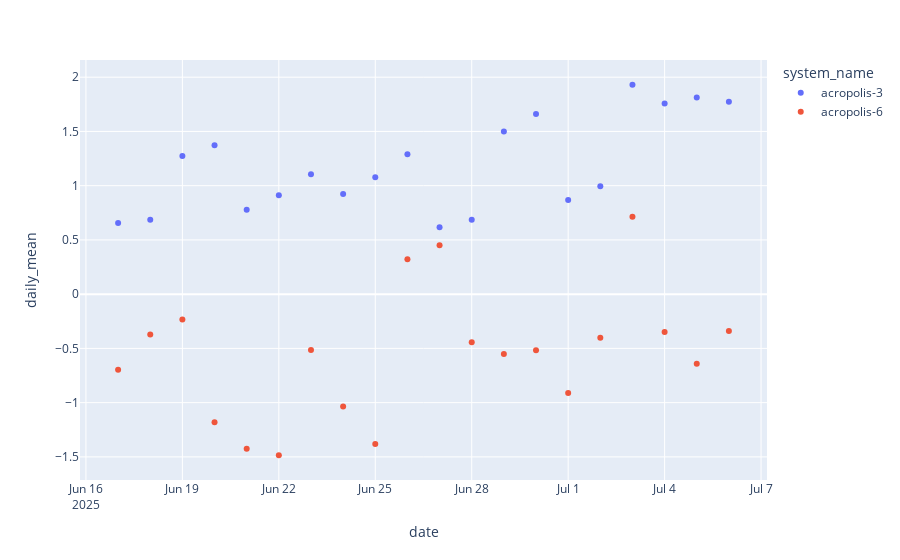
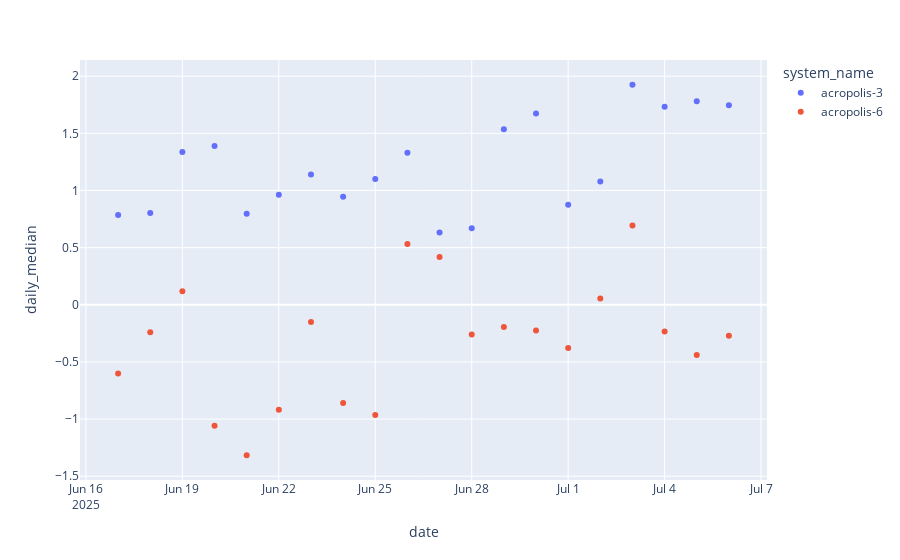

The code cell stored with these charts, in order, in its notebook:
### Code cell
df_daily_mean = df.sort("datetime") \
    .with_columns(pl.col("datetime").dt.date().alias("date")) \
    .group_by(["date", "system_name", "system_id"]) \
    .agg([
        (pl.col("diff").mean()).alias("daily_mean"),
        (pl.col("diff").median()).alias("daily_median")
        ]) \
    .sort("system_id")
    
fig = px.scatter(df_daily_mean, x="date", y="daily_mean", color = "system_name")
fig.show()
fig = px.scatter(df_daily_mean, x="date", y="daily_median", color = "system_name")
fig.show()

### Figure 1 — Plotly figure (JSON) as saved in the notebook; plotly's stock layout.template omitted (floating-point values rounded to 4 significant figures)
{"data": [{"hovertemplate": "system_name=acropolis-3<br>date=%{x}<br>daily_mean=%{y}<extra></extra>", "legendgroup": "acropolis-3", "marker": {"color": "#636efa", "symbol": "circle"}, "mode": "markers", "name": "acropolis-3", "orientation": "v", "showlegend": true, "type": "scatter", "x": ["2025-06-23T00:00:00", "2025-06-27T00:00:00", "2025-07-02T00:00:00", "2025-06-20T00:00:00", "2025-06-18T00:00:00", "2025-07-04T00:00:00", "2025-06-25T00:00:00", "2025-06-22T00:00:00", "2025-07-05T00:00:00", "2025-06-17T00:00:00", "2025-06-24T00:00:00", "2025-06-30T00:00:00", "2025-06-28T00:00:00", "2025-06-29T00:00:00", "2025-06-26T00:00:00", "2025-06-21T00:00:00", "2025-07-06T00:00:00", "2025-07-03T00:00:00", "2025-07-01T00:00:00", "2025-06-19T00:00:00"], "xaxis": "x", "y": [1.104, 0.6177, 0.9949, 1.373, 0.6865, 1.757, 1.078, 0.9126, 1.814, 0.6554, 0.9244, 1.661, 0.6869, 1.498, 1.291, 0.7778, 1.773, 1.93, 0.8685, 1.274], "yaxis": "y"}, {"hovertemplate": "system_name=acropolis-6<br>date=%{x}<br>daily_mean=%{y}<extra></extra>", "legendgroup": "acropolis-6", "marker": {"color": "#EF553B", "symbol": "circle"}, "mode": "markers", "name": "acropolis-6", "orientation": "v", "showlegend": true, "type": "scatter", "x": ["2025-06-18T00:00:00", "2025-06-17T00:00:00", "2025-06-26T00:00:00", "2025-06-22T00:00:00", "2025-07-01T00:00:00", "2025-06-28T00:00:00", "2025-07-02T00:00:00", "2025-06-29T00:00:00", "2025-06-19T00:00:00", "2025-07-05T00:00:00", "2025-06-20T00:00:00", "2025-07-03T00:00:00", "2025-06-30T00:00:00", "2025-06-25T00:00:00", "2025-06-23T00:00:00", "2025-06-24T00:00:00", "2025-06-21T00:00:00", "2025-07-06T00:00:00", "2025-06-27T00:00:00", "2025-07-04T00:00:00"], "xaxis": "x", "y": [-0.3729, -0.697, 0.3209, -1.485, -0.9118, -0.4442, -0.4023, -0.552, -0.2331, -0.6416, -1.182, 0.7141, -0.5176, -1.381, -0.5148, -1.035, -1.425, -0.34, 0.4501, -0.3499], "yaxis": "y"}], "layout": {"legend": {"title": {"text": "system_name"}, "tracegroupgap": 0}, "margin": {"t": 60}, "xaxis": {"anchor": "y", "domain": [0, 1], "title": {"text": "date"}}, "yaxis": {"anchor": "x", "domain": [0, 1], "title": {"text": "daily_mean"}}}}

### Figure 2 — Plotly figure (JSON) as saved in the notebook; plotly's stock layout.template omitted (floating-point values rounded to 4 significant figures)
{"data": [{"hovertemplate": "system_name=acropolis-3<br>date=%{x}<br>daily_median=%{y}<extra></extra>", "legendgroup": "acropolis-3", "marker": {"color": "#636efa", "symbol": "circle"}, "mode": "markers", "name": "acropolis-3", "orientation": "v", "showlegend": true, "type": "scatter", "x": ["2025-06-23T00:00:00", "2025-06-27T00:00:00", "2025-07-02T00:00:00", "2025-06-20T00:00:00", "2025-06-18T00:00:00", "2025-07-04T00:00:00", "2025-06-25T00:00:00", "2025-06-22T00:00:00", "2025-07-05T00:00:00", "2025-06-17T00:00:00", "2025-06-24T00:00:00", "2025-06-30T00:00:00", "2025-06-28T00:00:00", "2025-06-29T00:00:00", "2025-06-26T00:00:00", "2025-06-21T00:00:00", "2025-07-06T00:00:00", "2025-07-03T00:00:00", "2025-07-01T00:00:00", "2025-06-19T00:00:00"], "xaxis": "x", "y": [1.141, 0.6317, 1.078, 1.39, 0.8024, 1.733, 1.1, 0.9616, 1.781, 0.7844, 0.9461, 1.673, 0.6693, 1.535, 1.331, 0.7974, 1.746, 1.925, 0.8751, 1.336], "yaxis": "y"}, {"hovertemplate": "system_name=acropolis-6<br>date=%{x}<br>daily_median=%{y}<extra></extra>", "legendgroup": "acropolis-6", "marker": {"color": "#EF553B", "symbol": "circle"}, "mode": "markers", "name": "acropolis-6", "orientation": "v", "showlegend": true, "type": "scatter", "x": ["2025-06-18T00:00:00", "2025-06-17T00:00:00", "2025-06-26T00:00:00", "2025-06-22T00:00:00", "2025-07-01T00:00:00", "2025-06-28T00:00:00", "2025-07-02T00:00:00", "2025-06-29T00:00:00", "2025-06-19T00:00:00", "2025-07-05T00:00:00", "2025-06-20T00:00:00", "2025-07-03T00:00:00", "2025-06-30T00:00:00", "2025-06-25T00:00:00", "2025-06-23T00:00:00", "2025-06-24T00:00:00", "2025-06-21T00:00:00", "2025-07-06T00:00:00", "2025-06-27T00:00:00", "2025-07-04T00:00:00"], "xaxis": "x", "y": [-0.2399, -0.6021, 0.5308, -0.9183, -0.3782, -0.2604, 0.05417, -0.1947, 0.118, -0.4395, -1.058, 0.6935, -0.224, -0.9652, -0.1514, -0.8589, -1.316, -0.2711, 0.4187, -0.2343], "yaxis": "y"}], "layout": {"legend": {"title": {"text": "system_name"}, "tracegroupgap": 0}, "margin": {"t": 60}, "xaxis": {"anchor": "y", "domain": [0, 1], "title": {"text": "date"}}, "yaxis": {"anchor": "x", "domain": [0, 1], "title": {"text": "daily_median"}}}}
